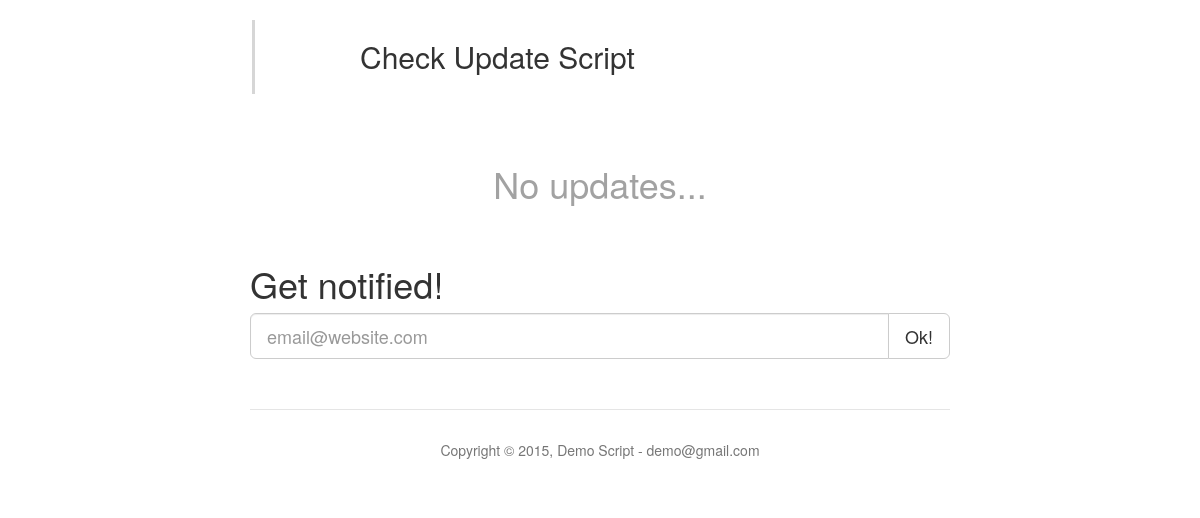
The page / on the database its author committed.
### tables this page shows
CREATE TABLE IF NOT EXISTS `cus_settings` (
  `name_site` varchar(255) NOT NULL,
  `support_email` varchar(255) NOT NULL,
  `product_name` varchar(255) NOT NULL,
  `product_picture` text NOT NULL,
  `display_notification_module` tinyint(1) NOT NULL,
  `display_email_support` tinyint(1) NOT NULL,
  `display_number_updates` int(11) DEFAULT NULL,
  `user_email` varchar(255) DEFAULT NULL,
  `user_password` varchar(255) DEFAULT NULL
);

### includes/config.php (called while the page is built, shortened)
<?php
	$host = '';
	$user = '';
	$password = '';
	$dbname = '';
    try
	{
		$db = new PDO('mysql:host=' . $host . ';dbname=' . $dbname . '', $user, $password);
		$db->setAttribute(PDO::ATTR_DEFAULT_FETCH_MODE, PDO::FETCH_OBJ);
		$db->setAttribute(PDO::ATTR_ERRMODE, PDO::ERRMODE_EXCEPTION);
	}
	catch(Exception $e)
	{
		die('Erreur : ' . $e->getMessage());
	}
	$query = $db->query('SELECT * FROM cus_updates ORDER BY version DESC');
	$settings = $db->query('SELECT * FROM cus_settings');
	$setting = $settings->fetch();
?>

### index.php (the view, shortened to what this page needs)
<?php
    require('includes/config.php');
	$queryLast = $db->query('SELECT * FROM cus_updates ORDER BY version DESC LIMIT 1');
	include('includes/header.php');
?>
		<div class="container">
		    <?php if($setting->product_name != NULL && $setting->product_picture != NULL): ?>
		    <div class="media">
			    <div class="media-left">
				    <span class="media-object img-circle logo-product" style="background: url(<?php echo $setting->product_picture; ?>) no-repeat"></span>
				</div>
				<div class="media-body">
				    <h2><?php echo $setting->product_name; ?></h2>
				</div>
			</div>
		    <?php
				endif;
			    if($query->rowCount() > 0):
					switch($errorAdd):
						case 1: error('Oh!', 'You have forgotten to fill in your', 'email', '!', 'danger');
						break;
						case 2: error('Yep!', 'You get notified!', 'success');
						break;
						case 3: error('Mmmh..', 'Email already registered!', 'danger');
						break;
					endswitch;
					$dataLast = $queryLast->fetch();
			?>
			<div class="jumbotron">
                <h1><?php echo $dataLast->version; ?> <small class="label-version"><i class="fa fa-check-circle-o green-validate"></i> last version</small></h1>
                <p class="lead"><b class="date-main-update"><i class="fa fa-calendar"></i> <?php echo date('F j, Y', strtotime( $dataLast->datetime )); ?></b><br /><span class="changelog-main-update"><?php echo ($dataLast->changelog != NULL) ? $dataLast->changelog : '<span class="no-changelog-main-update">No changelog :(</span>'; ?></span></p>
                <?php echo ($dataLast->download != NULL) ? '<p><a class="btn btn-lg btn-' . (($dataLast->purchase == true) ? 'primary' : 'success') . '" href="' . $dataLast->download . '" role="button">' . (($dataLast->purchase == true) ? '<i class="fa fa-usd"></i> Purchase' : '<i class="fa fa-download"></i> Download') . '</a></p>' : ''; ?>
            </div>
			<?php
			        $queryLast->closeCursor();
			    else: echo '<h1 class="no-update">No updates...</h1>'; endif;
			?>
			<br />
			<?php if($setting->display_notification_module == 1): ?>
			<h1>Get notified!</h1>
			<form method="POST" action="">
				<div class="input-group input-group-lg">
					<input name="email" type="email" class="form-control" placeholder="email@website.com" required="">
					<span class="input-group-btn">
						<button name="submit" type="submit" class="btn btn-default" type="button">Ok!</button>
					</span>
				</div>
			</form>
			<?php endif; ?>
			<p class="footer-text">Copyright &copy; 2015, <?php echo ($setting->display_email_support == 1) ? $setting->name_site . ' - ' .$setting->support_email : $setting->name_site; ?></p>
        </div>
<?php include('includes/footer.php'); ?>

### includes/css/index.css (style rules this page uses)
.footer-text, .jumbotron { text-align: center }
.footer-text { padding-top: 30px; color: #767676; border-top: 1px solid #e5e5e5; margin-top: 50px }
.logo-product { width: 70px; height: 70px; display: inline-block; background-size: cover!important }
.media { margin-left: 2px; margin-bottom: 15px; border-left: solid 3px #D6D6D6; padding-left: 25px }
.container { max-width: 730px; margin-top: 20px; padding-bottom: 20px }
.no-update { text-align: center; margin-top: 70px; color: #A2A2A2 }

### rows shown on the page
cus_settings: product_name "Check Update Script", name_site "Demo Script", support_email "demo@gmail.com"
